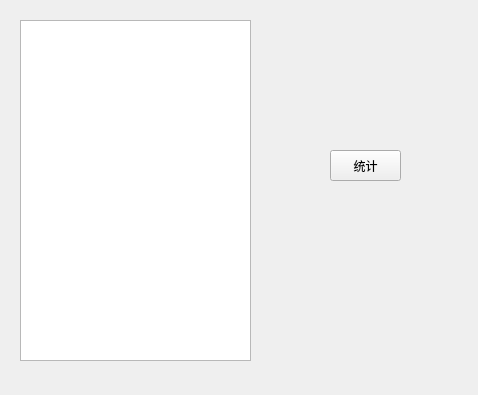
<?xml version="1.0" encoding="UTF-8"?>
<ui version="4.0">
 <class>Form</class>
 <widget class="QWidget" name="Form">
  <property name="geometry">
   <rect>
    <x>0</x>
    <y>0</y>
    <width>478</width>
    <height>395</height>
   </rect>
  </property>
  <property name="windowTitle">
   <string>统计薪资</string>
  </property>
  <widget class="QPlainTextEdit" name="textedit">
   <property name="geometry">
    <rect>
     <x>20</x>
     <y>20</y>
     <width>231</width>
     <height>341</height>
    </rect>
   </property>
   <property name="plainText">
    <string/>
   </property>
   <property name="placeholderText">
    <string>请输入</string>
   </property>
  </widget>
  <widget class="QPushButton" name="button">
   <property name="geometry">
    <rect>
     <x>330</x>
     <y>150</y>
     <width>71</width>
     <height>31</height>
    </rect>
   </property>
   <property name="text">
    <string>统计</string>
   </property>
  </widget>
 </widget>
 <resources/>
 <connections/>
</ui>
